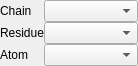
<?xml version="1.0" encoding="UTF-8"?>
<ui version="4.0">
 <class>Form</class>
 <widget class="QWidget" name="Form">
  <property name="geometry">
   <rect>
    <x>0</x>
    <y>0</y>
    <width>138</width>
    <height>60</height>
   </rect>
  </property>
  <property name="sizePolicy">
   <sizepolicy hsizetype="Preferred" vsizetype="Fixed">
    <horstretch>0</horstretch>
    <verstretch>0</verstretch>
   </sizepolicy>
  </property>
  <property name="maximumSize">
   <size>
    <width>16777215</width>
    <height>80</height>
   </size>
  </property>
  <property name="windowTitle">
   <string>Form</string>
  </property>
  <layout class="QGridLayout" name="gridLayout">
   <property name="margin">
    <number>0</number>
   </property>
   <property name="spacing">
    <number>0</number>
   </property>
   <item row="0" column="1">
    <widget class="QLabel" name="label">
     <property name="sizePolicy">
      <sizepolicy hsizetype="Fixed" vsizetype="Preferred">
       <horstretch>0</horstretch>
       <verstretch>0</verstretch>
      </sizepolicy>
     </property>
     <property name="text">
      <string>Chain</string>
     </property>
    </widget>
   </item>
   <item row="0" column="2">
    <widget class="QComboBox" name="comboBox">
     <property name="sizePolicy">
      <sizepolicy hsizetype="Minimum" vsizetype="Fixed">
       <horstretch>0</horstretch>
       <verstretch>0</verstretch>
      </sizepolicy>
     </property>
    </widget>
   </item>
   <item row="4" column="1">
    <widget class="QLabel" name="label_3">
     <property name="text">
      <string>Atom</string>
     </property>
    </widget>
   </item>
   <item row="3" column="1">
    <widget class="QLabel" name="label_2">
     <property name="text">
      <string>Residue</string>
     </property>
    </widget>
   </item>
   <item row="3" column="2">
    <widget class="QComboBox" name="comboBox_2"/>
   </item>
   <item row="4" column="2">
    <widget class="QComboBox" name="comboBox_3"/>
   </item>
  </layout>
 </widget>
 <resources/>
 <connections/>
</ui>
